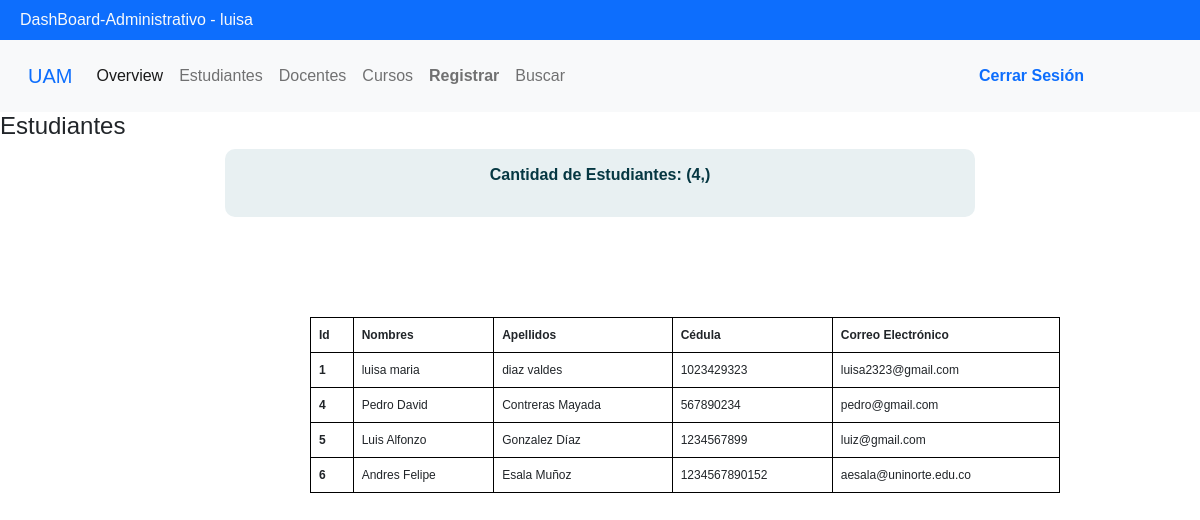
The page /DashBoard-Administrativo/estudiantes (signed in) on the database its author committed.
### tables this page shows
CREATE TABLE Usuarios (idUsuario INTEGER PRIMARY KEY AUTOINCREMENT UNIQUE, codUsuario VARCHAR (10) UNIQUE NOT NULL, primerNombre TEXT (11) NOT NULL, segundoNombre TEXT (11) NOT NULL, primerApellido TEXT (12) NOT NULL, segundoApellido TEXT (12) NOT NULL, email TEXT NOT NULL, clave VARCHAR (15) NOT NULL, idTipoUsuario INT REFERENCES Tipo_Usuarios (idTipoUsuario) NOT NULL);

### app.py (the view)
@app.route('/DashBoard-Administrativo/estudiantes',methods=['GET','POST'])
def estudiantes():
    cantEst = cantUsers()
    users = getUsers()
    data = {
        "cant": cantEst,
        "users": users
    }
    return render_template('estudiantes.html', students = data)

### db.py (called while the page is built)
def get_db():
    try:
        g.db = sqlite3.connect("baseDeDatos.db")
        return g.db
    except Error:
        print(Error)

### usersControllers.py (called while the page is built)
def getUsers():
    connect = get_db()
    cursor = connect.cursor()
    sql = " SELECT idUsuario, primerNombre, segundoNombre, primerApellido, segundoApellido, codUsuario, email FROM Usuarios "
    cursor.execute(sql)
    users = cursor.fetchall()
    return users

def cantUsers():
    connect = get_db()
    cursor = connect.cursor()
    sql = " SELECT COUNT(*) FROM Usuarios WHERE idTipoUsuario = 1; "
    cursor.execute(sql)
    users = cursor.fetchone()
    return users

### templates/estudiantes.html (shortened to what this page needs)
{% extends "base.html" %}
{% block contenido %}
<head>
    <link rel="stylesheet" href="{{  url_for('static',  filename='css/styleTabs.css')  }}">
</head>
<header>
    <h4>Estudiantes</h4>
</header>
    <div id='contador'>
    <p>
        <b>Cantidad de Estudiantes: {{ students["cant"] }}</b><br>
    </p>
    </div>
    <table class="table table-bordered">
        <thead>
          <tr>
            <th scope="col">Id</th>
            <th scope="col">Nombres</th>
            <th scope="col">Apellidos</th>
            <th scope="col">Cédula</th>
            <th scope="col">Correo Electrónico</th>
          </tr>
        </thead>
        <tbody>
          {% for usuario in students.users %}
            <tr>
              <th scope="row">{{ usuario[0] }}</th>
              <td>{{ usuario[1] }} {{ usuario[2] }}</td>
              <td>{{ usuario[3] }} {{ usuario[4] }}</td>
              <td>{{ usuario[5] }}</td>
              <td>{{ usuario[6] }}</td>
            </tr>
          {% endfor %}
        </tbody>
      </table>
    {% endblock %}

### templates/base.html (shortened to what this page needs)
<!DOCTYPE html>
<html lang="en">
  <head>
    <link
      href="https://cdn.jsdelivr.net/npm/bootstrap@5.0.2/dist/css/bootstrap.min.css"
      rel="stylesheet"
    />
    <link
      rel="stylesheet"
      href="{{  url_for('static',  filename='css/styleBase.css')  }}"
    />
    <link rel="stylesheet" href="/static/css/retroAlimenBusqueda.css" />
    <link rel="stylesheet" href="{{  url_for('static',  filename='css/styleTabs.css')  }}">
  </head>
  <body>
    <header
      class="container-fluid bg-primary d-flex justify-content-center-center"
    >
      {% if session.nombre %}
      <p class="text-light mb-0 p-2 fs-6">
        DashBoard-Administrativo - {{ session.nombre }}
      </p>
      {% else %}
      <p class="text-light mb-0 p-2 fs-6">DashBoard-Administrativo</p>
      {% endif %}
    </header>
    <nav class="navbar navbar-expand-lg navbar-light bg-light p-3">
      <div class="container-fluid">
        <a class="navbar-brand" href="/DashBoard-Administrativo">
          <span class="text-primary"> UAM </span>
        </a>
        <div class="collapse navbar-collapse" id="navbarSupportedContent">
          <ul class="navbar-nav me-auto mb-2 mb-lg-0">
            <li class="nav-item">
              <a
                id="overview"
                class="nav-link active"
                aria-current="page"
                href="/DashBoard-Administrativo/overview"
                onsubmit="selector()"
              >
                Overview
              </a>
            </li>
            <li class="nav-item">
              <a class="nav-link" href="/DashBoard-Administrativo/estudiantes">
                Estudiantes
              </a>
            </li>
            <li class="nav-item">
              <a class="nav-link" href="/DashBoard-Administrativo/docentes">
                Docentes
              </a>
            </li>
            <li class="nav-item">
              <a class="nav-link" href="/DashBoard-Administrativo/cursos">
                Cursos
              </a>
            </li>
            <li class="nav-item">
              <a class="nav-link" href="/DashBoard-Administrativo/registrar">
                <b>Registrar</b>
              </a>
            </li>
            <li class="nav-item">
              <a class="nav-link" href="/DashBoard-Administrativo/buscador">
                Buscar
              </a>
            </li>
          </ul>
        </div>
        <div id="cerrarSesion">
          <a class="nav-link" href="/LoginAdministrativo">
            <b>Cerrar Sesión</b>
          </a>
        </div>
      </div>
    </nav>
    {% block contenido %}{% endblock %}
  </body>
</html>

### static/css/styleBase.css (style rules this page uses)
* { margin: 0; padding: 0; text-decoration: none; font-family: Verdana, Geneva, Tahoma, sans-serif; }
body { overflow: auto; }
.container-fluid { justify-content: space-between; position: auto; z-index: 10; box-sizing: border-box; }
#cerrarSesion { position: absolute; right: 20px; height: 100px; display: flex; justify-content:center; align-items: center; margin-right: 80px; }

### static/css/retroAlimenBusqueda.css (style rules this page uses)
p { color: #053742; font-family: 'Source Sans Pro', sans-serif; font-family: Verdana, Geneva, Tahoma, sans-serif; }

### static/css/styleTabs.css (style rules this page uses)
* { margin: 0; padding: 0; -webkit-box-sizing: border-box; -moz-box-sizing: border-box; box-sizing: border-box; font-family: verdana, arial, helvetica; }
#contador { width: 750px; text-align: center; background-color:#E8F0F2; padding: 14px ; border-radius:10px; margin:auto; display: block ; }
.table { margin-top:100px; margin-left: 310px; width: 750px; border: 1px solid black; display:table; font-size: 12px; padding: 46px; }

### rows shown on the page
Usuarios: nombre "luisa", idUsuario "1", primerNombre "luisa", segundoNombre "maria", primerApellido "diaz", segundoApellido "valdes", codUsuario "1023429323", email "luisa2323@gmail.com"
Usuarios: idUsuario "4", primerNombre "Pedro", segundoNombre "David", primerApellido "Contreras", segundoApellido "Mayada", codUsuario "567890234", email "pedro@gmail.com"
Usuarios: idUsuario "5", primerNombre "Luis", segundoNombre "Alfonzo", primerApellido "Gonzalez", segundoApellido "Díaz", codUsuario "1234567899", email "luiz@gmail.com"
Usuarios: idUsuario "6", primerNombre "Andres", segundoNombre "Felipe", primerApellido "Esala", segundoApellido "Muñoz", codUsuario "1234567890152", email "aesala@uninorte.edu.co"

### other values the page prints
{{ students["cant"] }} "(4,)"
